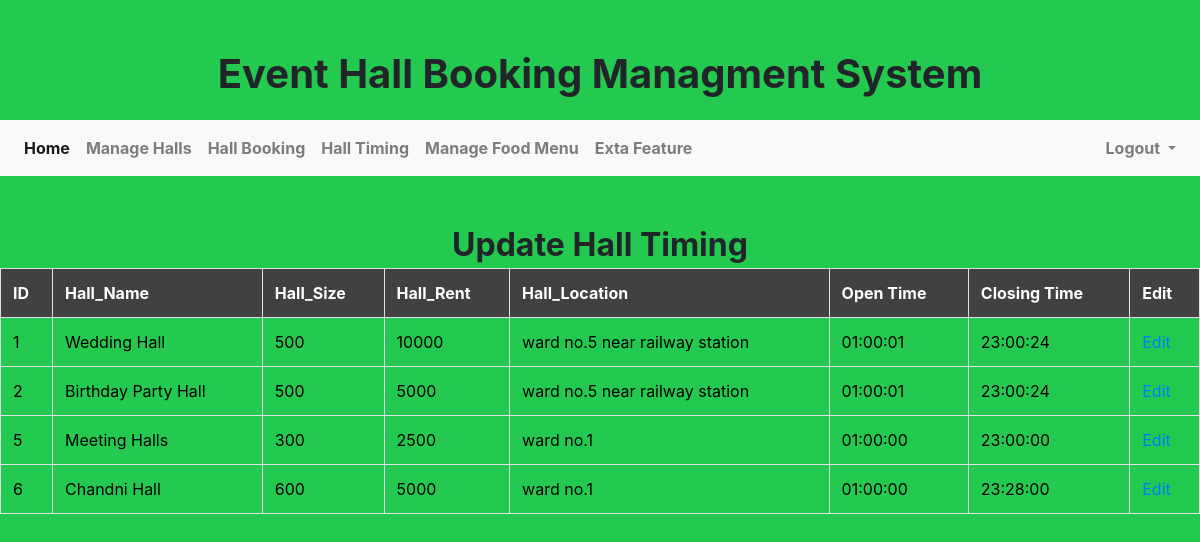
The app's page /manger/hall_timing.php (signed in) with its own data.
### tables this page shows
CREATE TABLE `halls` (
  `ID` int(11) NOT NULL,
  `Hall_name` varchar(255) NOT NULL,
  `Hall_size` int(11) NOT NULL,
  `Event_type` varchar(255) NOT NULL,
  `Hall_rent` varchar(255) NOT NULL,
  `City` varchar(255) NOT NULL,
  `Hall_location` varchar(255) NOT NULL,
  `Hall_image` varchar(255) NOT NULL,
  `Minimum` int(11) NOT NULL,
  `S_time` time NOT NULL,
  `E_Time` time NOT NULL
);

### manger/hall_timing.php (the view, shortened to what this page needs)
<?php
if (empty($_SESSION['uID'])) {
  echo '<script language="javascript">';
  echo 'alert("Please login to continue")';
  echo '</script>';
  echo "<script>location.replace('../login.php')</script>";
}else{
include ('managerHeader.php');
?>
<!DOCTYPE html>
<html>
<body>
	<div class="main_container">
		      <h2 class="heading">Update Hall Timing</h2>
    <div class="standardTable" style="margin-top:-100px;">
      <table class="table table-bordered" align="center">
            <tr>
                <th scope="col">ID</th>
                <th scope="col">Hall_Name</th>
                <th scope="col">Hall_Size</th>
                <th scope="col">Hall_Rent</th>
                <th scope="col">Hall_Location</th>
                <th scope="col">Open Time</th>
                <th scope="col">Closing Time</th>
                <th scope="col">Edit</th>
            </tr>
        <?php
          $qry = "SELECT * FROM halls";
          $run = mysqli_query($conn,$qry);
          while ($row = mysqli_fetch_array($run))
          {
        ?>
            <tr>
                <td><?php echo $row ['ID']; ?></td>
                <td><?php echo $row ['Hall_name']; ?></td>
                <td><?php echo $row ['Hall_size']; ?></td>
                <td><?php echo $row ['Hall_rent']; ?></td>
                <td><?php echo $row ['Hall_location']; ?></td>
                <td><?php echo $row ['S_time']; ?></td>
                <td><?php echo $row ['E_Time']; ?></td>
                <td><a href="edit_hall_timing.php?edit=<?php echo $row ['ID']; ?>">Edit</a></td>
            </tr>
        <?php
          echo "<br>";
          }
        ?>
        </table>
    </div>
	</div>
</body>
</html>
<?php
}
?>

### records on screen
halls: ID "1", Hall_name "Wedding Hall", Hall_size "500", Hall_rent "10000", Hall_location "ward no.5 near railway station", S_time "01:00:01", E_Time "23:00:24"
halls: ID "2", Hall_name "Birthday Party Hall", Hall_size "500", Hall_rent "5000", Hall_location "ward no.5 near railway station", S_time "01:00:01", E_Time "23:00:24"
halls: ID "5", Hall_name "Meeting Halls", Hall_size "300", Hall_rent "2500", Hall_location "ward no.1", S_time "01:00:00", E_Time "23:00:00"
halls: ID "6", Hall_name "Chandni Hall", Hall_size "600", Hall_rent "5000", Hall_location "ward no.1", S_time "01:00:00", E_Time "23:28:00"
